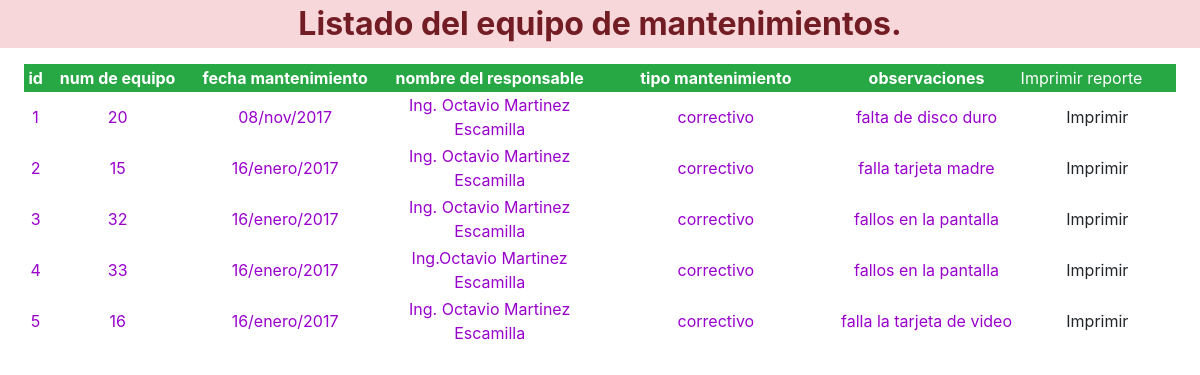
The app's page /listado_mantenimiento.php with its own data.
### tables this page shows
CREATE TABLE `mantenimiento` (
  `id` int(255) NOT NULL,
  `num_equipo` int(255) NOT NULL,
  `fecha_mantenimiento` varchar(30) NOT NULL,
  `nombre_del_responsable` varchar(50) NOT NULL,
  `tipo_mantenimiento` varchar(40) NOT NULL,
  `observaciones` varchar(200) NOT NULL
);

### listado_mantenimiento.php (the view, shortened to what this page needs)
<!DOCTYPE html PUBLIC "-//W3C//DTD XHTML 1.0 Transitional//EN" "http://www.w3.org/TR/xhtml1/DTD/xhtml1-transitional.dtd">
<html xmlns="http://www.w3.org/1999/xhtml">
<head>
<link href="css/bootstrap.css" rel="stylesheet" type="text/css" />
<link href="no/bootstrap-4.0.0-alpha.6-dist/css/bootstrap.css" rel="stylesheet" type="text/css" />
</head>
<body>
  <p align="center" class="alert-danger Estilo1">
  <strong>Listado del equipo de mantenimientos. </strong>
  </p>
  <table width="96%" border="1" align="center" bordercolor="#FFFFFF">
    <tr class="btn-success">
      <td width="20" align="center" bgcolor="#FFFFFF" class="bg-success"><div align="center"><strong>id</strong></div></td>
      <td width="128" align="center" bordercolor="#0000CC" bgcolor="#FFFFFF" class="bg-success"><div align="center"><strong>num de equipo</strong></div></td>
      <td width="174" align="center" bgcolor="#FFFFFF" class="bg-success"><div align="center"><strong>fecha mantenimiento</strong></div></td>
      <td width="195" align="center" bgcolor="#FFFFFF" class="bg-success"><div align="center"><strong>nombre del responsable</strong></div></td>
	  <td width="213" align="center" bgcolor="#FFFFFF" class="bg-success"><div align="center"><strong>tipo mantenimiento</strong></div></td>
	  <td width="167" align="center" bgcolor="#FFFFFF" class="bg-success"><div align="center"><strong>observaciones</strong></div></td>
	  <td width="141">Imprimir reporte </td>
    </tr>
	<?php
$sql = mysql_query("SELECT * FROM mantenimiento");
while($resultado = mysql_fetch_array($sql)) {
?>
<tr>
<td bordercolor="#9900FF"><div align="center" class="Estilo2"><?php echo $resultado['id']; ?></div></td>
    <td bordercolor="#9900FF"><div align="center" class="Estilo2"><?php echo $resultado['num_equipo']; ?></div></td>
    <td bordercolor="#9900FF"><div align="center" class="Estilo2"><?php echo $resultado['fecha_mantenimiento']; ?></div></td>
	<td bordercolor="#9900FF"><div align="center" class="Estilo2"><?php echo $resultado['nombre_del_responsable']; ?></div></td>
	<td bordercolor="#9900FF"><div align="center" class="Estilo2"><?php echo $resultado['tipo_mantenimiento']; ?></div></td>
    <td bordercolor="#9900FF"><div align="center" class="Estilo2"><?php echo $resultado['observaciones']; ?></div></td>
	<td bordercolor="#9900FF"><div align="center" class="Estilo2"> <a href="reporte.php?id=<?php echo $resultado['id']; ?>" class="btn  card-danger">Imprimir</a>
        </div></td>
<?php
}
?></tr>
</table>
  <p>&nbsp;</p>
</body>
</html>

### listado_mantenimiento.php (style rules this page uses)
.Estilo1 { font-size: xx-large }

### records on screen
mantenimiento: id "1", num_equipo "20", fecha_mantenimiento "08/nov/2017", nombre_del_responsable "Ing. Octavio Martinez Escamilla", tipo_mantenimiento "correctivo", observaciones "falta de disco duro"
mantenimiento: id "2", num_equipo "15", fecha_mantenimiento "16/enero/2017", nombre_del_responsable "Ing. Octavio Martinez Escamilla", tipo_mantenimiento "correctivo", observaciones "falla tarjeta madre"
mantenimiento: id "3", num_equipo "32", fecha_mantenimiento "16/enero/2017", nombre_del_responsable "Ing. Octavio Martinez Escamilla", tipo_mantenimiento "correctivo", observaciones "fallos en la pantalla"
mantenimiento: id "4", num_equipo "33", fecha_mantenimiento "16/enero/2017", nombre_del_responsable "Ing.Octavio Martinez Escamilla", tipo_mantenimiento "correctivo", observaciones "fallos en la pantalla"
mantenimiento: id "5", num_equipo "16", fecha_mantenimiento "16/enero/2017", nombre_del_responsable "Ing. Octavio Martinez Escamilla", tipo_mantenimiento "correctivo", observaciones "falla la tarjeta de video"
